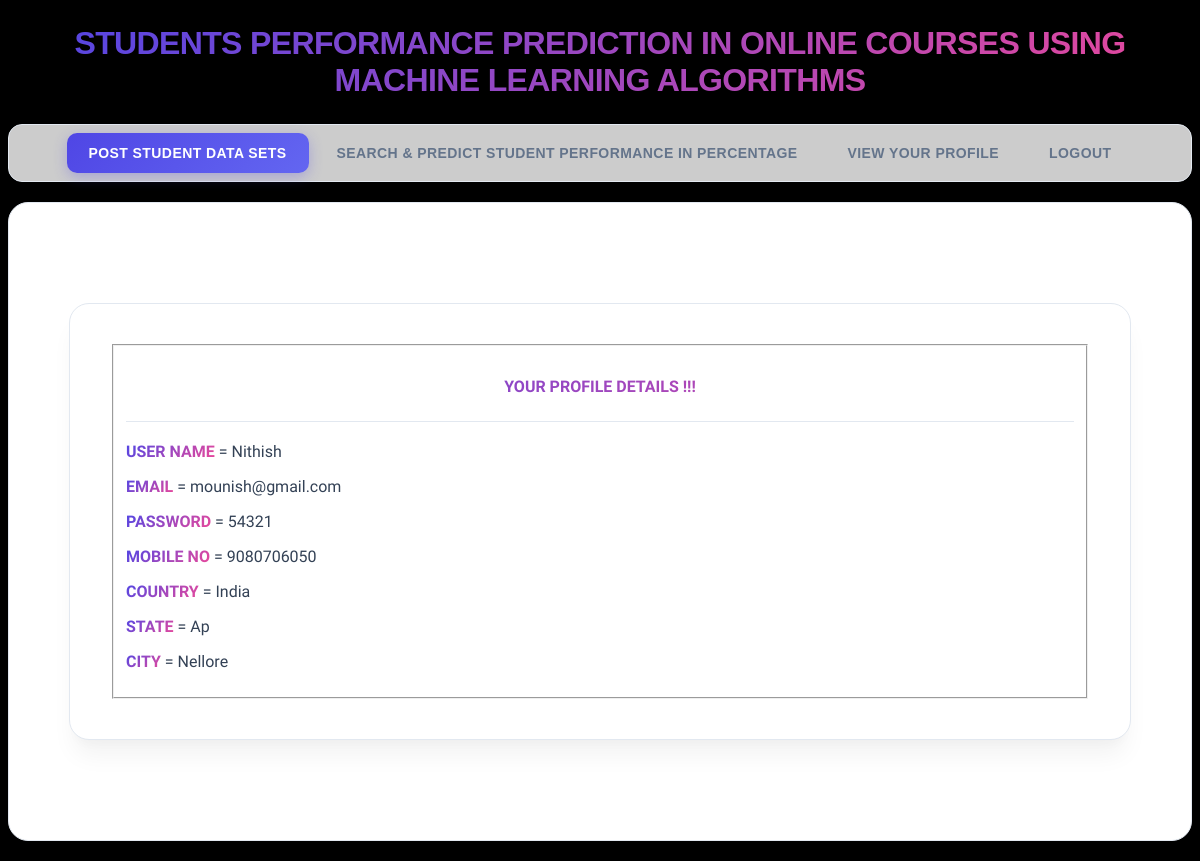
/ViewYourProfile/ (signed in), run on the app's committed database.
### Remote_User/models.py (models this page shows)
class ClientRegister_Model(models.Model):
    username = models.CharField(max_length=30)
    email = models.EmailField(max_length=30)
    password = models.CharField(max_length=10)
    phoneno = models.CharField(max_length=10)
    country = models.CharField(max_length=30)
    state = models.CharField(max_length=30)
    city = models.CharField(max_length=30)

### Remote_User/views.py (the view)
# urls.py: re_path(r'^ViewYourProfile/$', remoteuser.ViewYourProfile, name="ViewYourProfile"),
def ViewYourProfile(request):
    userid = request.session['userid']
    obj = ClientRegister_Model.objects.get(id= userid)
    return render(request,'RUser/ViewYourProfile.html',{'object':obj})

### Template/htmls/RUser/ViewYourProfile.html (shortened to what this page needs)
{% extends 'RUser/design.html' %}
{% block userblock %}
	<body>
	<div class="container-fluid">
		<div class="container">
			<div class="row">
				<div class="col-md-5">
 					<form role="form" method="POST" >
						<fieldset>
							<p class="text-uppercase pull-center style1">YOUR PROFILE DETAILS !!! </p>
                            <hr>
 							<div class="form-group">
                                <P><span class="style1">USER NAME</span> = {{object.username}}</P>
                            </div>
							<div class="form-group">
                                <P><span class="style1">EMAIL</span> = {{object.email}}</P>
                            </div>
							<div class="form-group">
                                <P><span class="style1">PASSWORD</span> = {{object.password}}</P>
							</div>
							<div class="form-group">
                                <p><span class="style1">MOBILE NO</span> = {{object.phoneno}}</p>
							</div>
							<div class="form-group">
                                <p><span class="style1">COUNTRY</span> = {{object.country}}</p>
							</div>
							<div class="form-group">
                                <p><span class="style1">STATE</span> = {{object.state}}</p>
							</div>
							<div class="form-group">
                                <p><span class="style1">CITY</span> = {{object.city}}</p>
							</div>
						</fieldset>
					</form>
				</div>
            </div>
        </div>
    </div>
{% endblock %}

### Template/htmls/RUser/ViewYourProfile.html (style rules this page uses)
body { background-color:#000000; }
.container-fluid { padding:50px; }
.container { background-color:white;padding:50px; }
.text-uppercase { font-family: 'Righteous', cursive; }
.style1 { color: #FF0000; font-weight: bold; }

### data on the page
ClientRegister_Model: username "Nithish", email "mounish@gmail.com", password "54321", phoneno "9080706050", country "India", state "Ap", city "Nellore"
